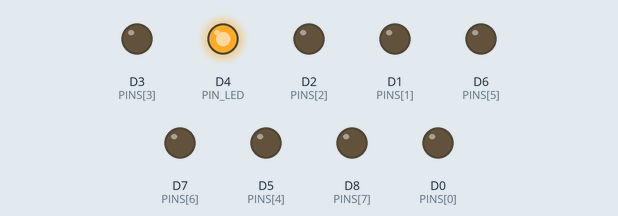
Bench run of a program on a simulated ESP8266 (NodeMCU). On the bench: output pins drawn as LEDs (lit = HIGH). Dashed ring = blinking. WiFi joins after 1.5 s; servers stay silent unless stated; what the program prints to the serial monitor is not drawn.

Above: at 2.1 s.
At 3.8 s:
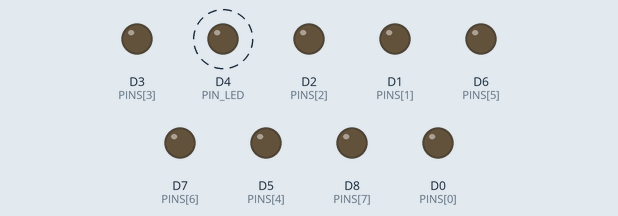
Timing chart, 0 to 4.6 s (numbered marks = the images above):
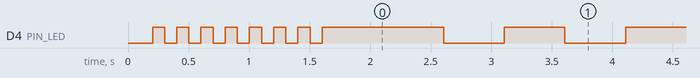

Measured:
- by itself, D4 (PIN_LED): goes 6 × (LOW 0.10 s, HIGH 0.10 s), LOW 0.10 s, HIGH 1.0 s, 127 × (LOW 0.50 s, HIGH 0.50 s), then LOW

The program:

main.cpp
```cpp
#include <ESP8266WiFi.h>
#include <ESP8266mDNS.h>

const char* ssid = "your-wifi-name-2.4g";
const char* password = "password-of-wifi";

// pins                 16, 5,  4,  0,  14, 12, 13, 15
const uint8_t PINS[] = {D0, D1, D2, D3, D5, D6, D7, D8};
const uint8_t PIN_LED = D4;
const int numPins = sizeof(PINS) / sizeof(PINS[0]);

WiFiServer server(80); // port of TCP server

void setup() {
  Serial.begin(115200);
  Serial.println();

  //enable pins
  pinMode(PIN_LED, OUTPUT);
  for (int i = 0; i < numPins; i++) {
    pinMode(PINS[i], OUTPUT);
  }

  // connect to wifi
  Serial.printf("Connecting to %s\n", ssid);
  WiFi.begin(ssid, password);
  while (WiFi.status() != WL_CONNECTED) {
    delay(100);
    digitalWrite(2, LOW);
    Serial.print(".");
    delay(100);
    digitalWrite(2, HIGH);
  }
  Serial.println("\nWiFi connected");
  Serial.printf("IP address: %s\n", WiFi.localIP().toString().c_str());

  // start MDNS
  if (MDNS.begin("taptic-haptic-esp8266")) {
    Serial.println("MDNS responder started on taptic-haptic-esp8266.local");
  }

  // start server
  server.begin();
  Serial.printf("Server started on port %d\n", server.port());
}

void loop() {
  MDNS.update();

  delay(500);
  digitalWrite(2, HIGH);
  delay(500);
  digitalWrite(2, LOW);

  WiFiClient client = server.accept();
  if (client) {
    digitalWrite(2, LOW);
    Serial.println("New client connected");

    while (client.connected()) {
      if (client.available()) {

        uint8_t buffer[8];
        size_t len = client.read(buffer, sizeof(buffer));

        Serial.print("Received: ");
        for (size_t i = 0; i < len; i++) {
          Serial.printf("%02X ", buffer[i]);
        }

        for (int i = 0; i < numPins; i++) {
          analogWrite(PINS[i], buffer[0]);
        }

        Serial.println();
      }
    }

    client.stop();
    for (int i = 0; i < numPins; i++) {
      analogWrite(PINS[i], LOW);
    }
    Serial.println("Client disconnected");
  }
}
```
